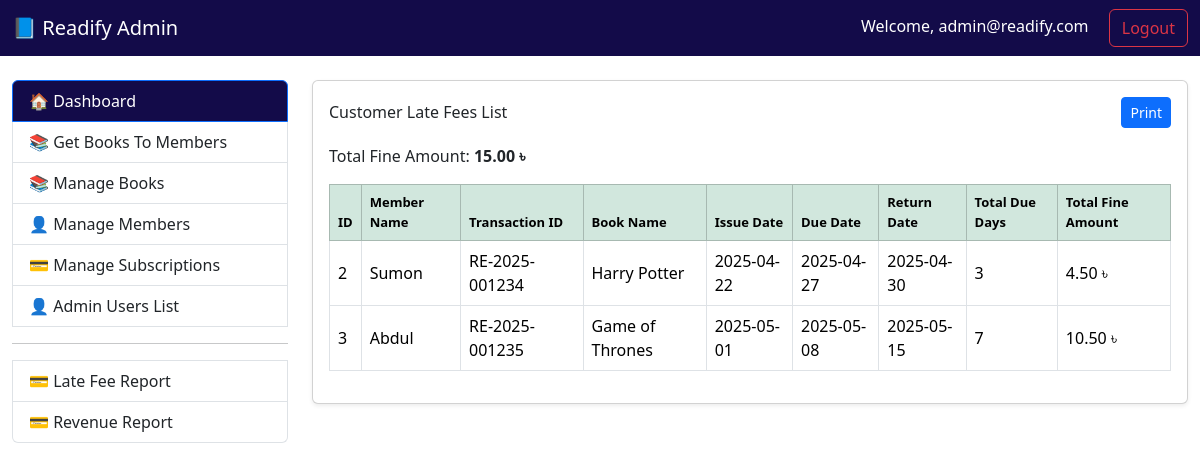
The app's page /late-fee (signed in), older data.
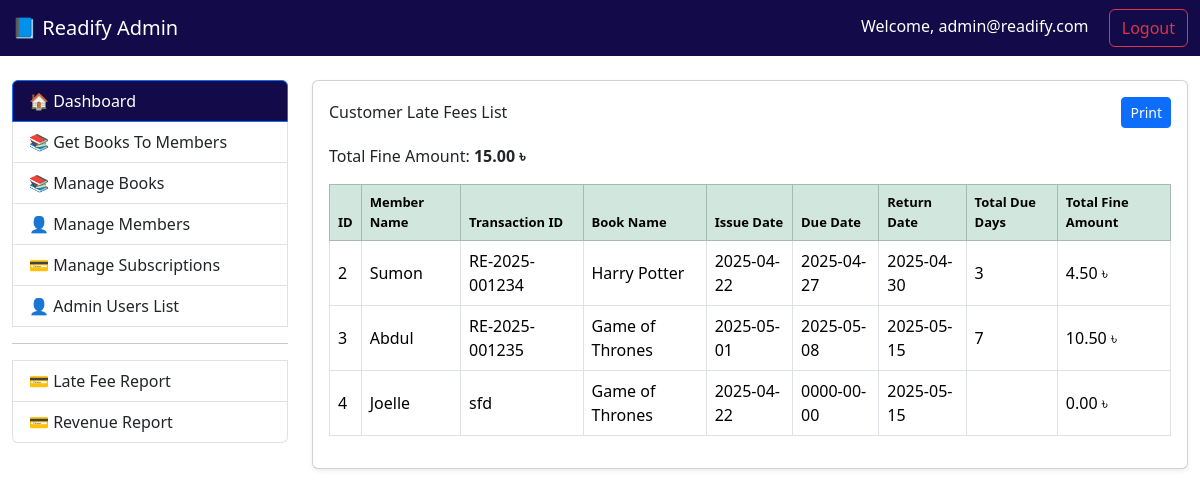
The same page, newer data.
### tables this page shows
CREATE TABLE `transactions` (
  `id` int(11) NOT NULL,
  `transaction_id` varchar(255) NOT NULL,
  `member_id` int(11) DEFAULT NULL,
  `book_id` int(11) DEFAULT NULL,
  `issue_date` date NOT NULL,
  `due_date` date NOT NULL,
  `return_date` date DEFAULT NULL,
  `fine_amount` decimal(10,2) DEFAULT 0.00,
  `status` varchar(20) NOT NULL,
  `is_approved` tinyint(1) DEFAULT 0,
  `created_at` timestamp NOT NULL DEFAULT current_timestamp(),
  `updated_at` timestamp NOT NULL DEFAULT current_timestamp() ON UPDATE current_timestamp()
);

CREATE TABLE `members` (
  `id` int(11) NOT NULL,
  `first_name` varchar(50) NOT NULL,
  `last_name` varchar(50) NOT NULL,
  `email` varchar(100) NOT NULL,
  `password` varchar(255) NOT NULL,
  `phone` varchar(15) DEFAULT NULL,
  `address` varchar(255) DEFAULT NULL,
  `verified_at` timestamp NULL DEFAULT NULL,
  `created_at` timestamp NOT NULL DEFAULT current_timestamp(),
  `updated_at` timestamp NOT NULL DEFAULT current_timestamp() ON UPDATE current_timestamp()
);

CREATE TABLE `books` (
  `id` int(11) NOT NULL,
  `title` varchar(255) NOT NULL,
  `author_id` int(11) DEFAULT NULL,
  `isbn` varchar(20) DEFAULT NULL,
  `code` varchar(20) DEFAULT NULL,
  `category_id` int(11) DEFAULT NULL,
  `quantity` int(11) NOT NULL,
  `available_quantity` int(11) NOT NULL,
  `created_at` timestamp NOT NULL DEFAULT current_timestamp(),
  `updated_at` timestamp NOT NULL DEFAULT current_timestamp() ON UPDATE current_timestamp()
);

### core/Controller.php (called while the page is built, shortened)
<?php
abstract class Controller {
    protected function view($view, $data = []) {
        extract($data);
        require_once "../views/{$view}.php";
    }
}

### controllers/CustomerSubscriptionsController.php (called while the page is built, shortened)
<?php
require_once '../core/Controller.php';
require_once '../models/CustomerSubscriptions.php';
class CustomerSubscriptionsController extends Controller {
    public function lateFee() {
        try {
            $bookModel = new CustomerSubscriptions();
            $getLateFee = $bookModel->getLateFee();
            return $this->view('late-fee', [
                'getLateFee' => $getLateFee,
            ]);
        } catch (\Exception $e) {
            error_log($e->getMessage());
            echo "An error occurred while loading the page.";
        }
    }
}

### public/index.php (called while the page is built, shortened)
<?php
require_once '../routes/web.php';

### core/Model.php (called while the page is built, shortened)
<?php
require_once __DIR__ . '/../config/Database.php';
abstract class Model {
    public function __construct() {
        $database = new Database();
        $database->connect();
        $this->db = $database->pdo;
    }
}

### config/Database.php (called while the page is built, shortened)
<?php
class Database {
    public function connect() {
        $host = 'localhost';
        $db = 'readify';
        $user = 'root';
        $pass = '';
        $charset = 'utf8mb4';
        $dsn = "mysql:host=$host;dbname=$db;charset=$charset";
        try {
            $this->pdo = new PDO($dsn, $user, $pass);
            $this->pdo->setAttribute(PDO::ATTR_ERRMODE, PDO::ERRMODE_EXCEPTION);
            return $this->pdo;
        } catch (PDOException $e) {
            die("Connection failed: " . $e->getMessage());
        }
    }
}

### models/CustomerSubscriptions.php (called while the page is built, shortened)
<?php
require_once '../core/Model.php';
class CustomerSubscriptions extends Model {
    public function getLateFee() {
        try {
            $stmt = $this->db->prepare("
                CALL get_late_fee_report()
            ");
            $stmt->execute();
            return $stmt->fetchAll(PDO::FETCH_OBJ);
        } catch (PDOException $e) {
            error_log($e->getMessage());
            return [];
        }
    }
}
?>

### views/late-fee.php (the view, shortened to what the changed rows need)
<?php
require_once 'layouts/page-header.php';
?>
<div class="container-fluid mt-4">
    <div class="row mt-4">
        <div class="col-md-9">
            <div class="card shadow-sm">
                <div class="card-body" id="printableArea">
                    <?php if (!empty($getLateFee)) : ?>
                        <div class="table-responsive">
                            <table class="table table-bordered table-hover align-middle">
                                <thead class="table-success">
                                    <tr>
                                        <th>ID</th>
                                        <th>Member Name</th>
                                        <th>Transaction ID</th>
                                        <th>Book Name</th>
                                        <th>Issue Date</th>
                                        <th>Due Date</th>
                                        <th>Return Date</th>
                                        <th>Total Due Days</th>
                                        <th>Total Fine Amount</th>
                                    </tr>
                                </thead>
                                <tbody>
                                    <?php foreach ($getLateFee as $subs) : ?>
                                        <tr>
                                            <td><?= htmlspecialchars($subs->id) ?></td>
                                            <td><?= htmlspecialchars($subs->member_name) ?></td>
                                            <td><?= htmlspecialchars($subs->transaction_id) ?></td>
                                            <td><?= htmlspecialchars($subs->book_name) ?></td>
                                            <td><?= htmlspecialchars($subs->issue_date) ?></td>
                                            <td><?= htmlspecialchars($subs->due_date) ?></td>
                                            <td><?= htmlspecialchars($subs->return_date) ?></td>
                                            <td><?= htmlspecialchars($subs->total_due_days) ?></td>
                                            <td><?= number_format($subs->total_fine_amount, 2) ?> ৳</td>
                                        </tr>
                                    <?php endforeach; ?>
                                </tbody>
                            </table>
                        </div>
                    <?php else : ?>
                        <div class="alert alert-info">No Customer late fees found.</div>
                    <?php endif; ?>
                </div>
            </div>
        </div>
    </div>
</div>
<?php require_once 'layouts/page-footer.php'; ?>

Row changes from the older to the newer data that the page shows:
added transactions: id "4", member.first_name "Joelle", transaction "sfd", book.title "Game of Thrones", issue_date "2025-04-22", due_date "0000-00-00", return_date "2025-05-15", total_fine_amount "0.00"
